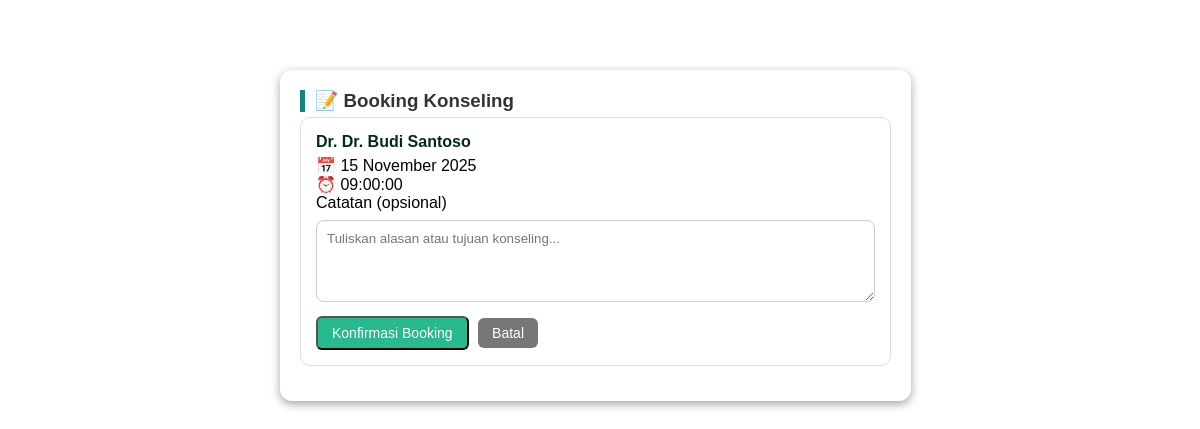
The page /booking.php?jadwal_id=1 (signed in) on the database its author committed.
### tables this page shows
CREATE TABLE `jadwal_dokter` (
  `jadwal_id` int(11) NOT NULL,
  `dokter_id` int(11) DEFAULT NULL,
  `tanggal` date DEFAULT NULL,
  `jam` time DEFAULT NULL,
  `status` enum('tersedia','penuh') DEFAULT 'tersedia'
);

CREATE TABLE `users` (
  `user_id` int(11) NOT NULL,
  `nama` varchar(100) DEFAULT NULL,
  `email` varchar(100) DEFAULT NULL,
  `password` varchar(255) DEFAULT NULL,
  `role` enum('dokter','pasien') DEFAULT NULL,
  `no_hp` varchar(20) DEFAULT '-',
  `alamat` text DEFAULT NULL,
  `foto` varchar(255) DEFAULT 'default.png'
);

### booking.php (the view, shortened to what this page needs)
<?php
include 'connection.php';
$jadwal_id = intval($_GET['jadwal_id']);
$jadwal = mysqli_fetch_assoc(mysqli_query($conn, "
    SELECT j.*, u.nama AS nama_dokter
    FROM jadwal_dokter j
    JOIN users u ON j.dokter_id = u.user_id
    WHERE j.jadwal_id = '$jadwal_id'
"));
?>
<!DOCTYPE html>
<html lang="id">
<head>
<link rel="stylesheet" href="asset/css/jadwal.css">
</head>
<body>
<div class="container" style="max-width:700px;margin-top:40px;">
    <div class="section">
        <h3>📝 Booking Konseling</h3>
        <div class="card">
            <h4>Dr. <?= $jadwal['nama_dokter'] ?></h4>
            <p>📅 <?= date('d F Y', strtotime($jadwal['tanggal'])) ?></p>
            <p>⏰ <?= $jadwal['jam'] ?></p>
            <form method="POST">
                <label>Catatan (opsional)</label>
                <textarea name="catatan" rows="4" placeholder="Tuliskan alasan atau tujuan konseling..." style="width:100%;margin-top:8px;padding:10px;border-radius:8px;border:1px solid #ccc;"></textarea>
                <button type="submit" name="submit" class="btn btn-booking" style="margin-top:10px;">Konfirmasi Booking</button>
                <a href="daftar_jadwal.php" class="btn btn-danger" style="background:#777;margin-left:5px;">Batal</a>
            </form>
        </div>
    </div>
</div>
</body>
</html>

### asset/css/jadwal.css (style rules this page uses)
* { margin: 0; padding: 0; box-sizing: border-box; font-family: 'Poppins', sans-serif; }
.container { display: flex; flex-direction: row; gap: 20px; padding: 30px; max-width: 1200px; margin: auto; }
.section { background: #fff; border-radius: 12px; box-shadow: 0 3px 10px rgba(0, 0, 0, 0.363); padding: 20px; }
h3 { border-left: 5px solid #13867f; margin-bottom: 5px; padding-left: 10px; color: #333; }
.card { border: 1px solid #ddd; border-radius: 10px; padding: 15px; margin-bottom: 15px; transition: 0.2s; }
.card h4 { margin: 0 0 5px; color: #03291d; }
.btn { display: inline-block; text-decoration: none; color: white; padding: 7px 14px; border-radius: 6px; font-size: 14px; margin-top: 8px; }
.btn-booking { background: #28b98e; }

### rows shown on the page
jadwal_dokter: dokter.nama "Dr. Budi Santoso", tanggal "15 November 2025", jam "09:00:00"
